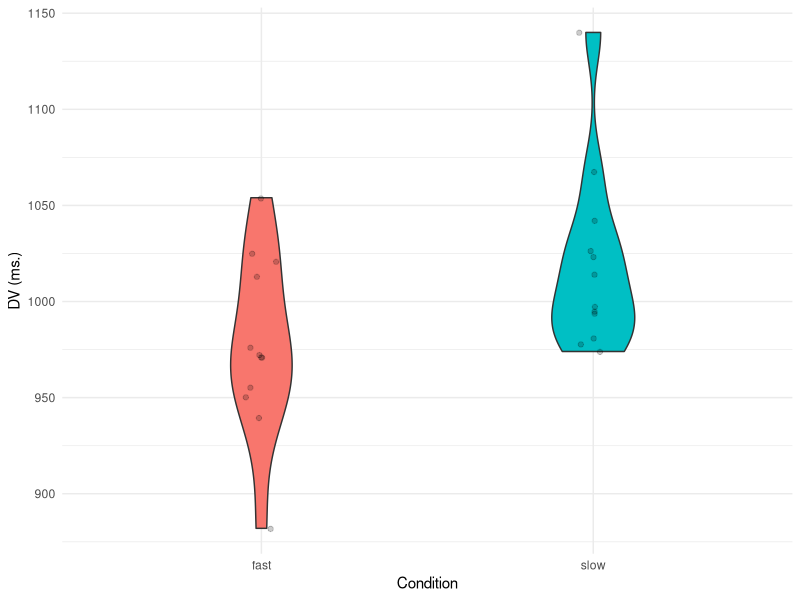
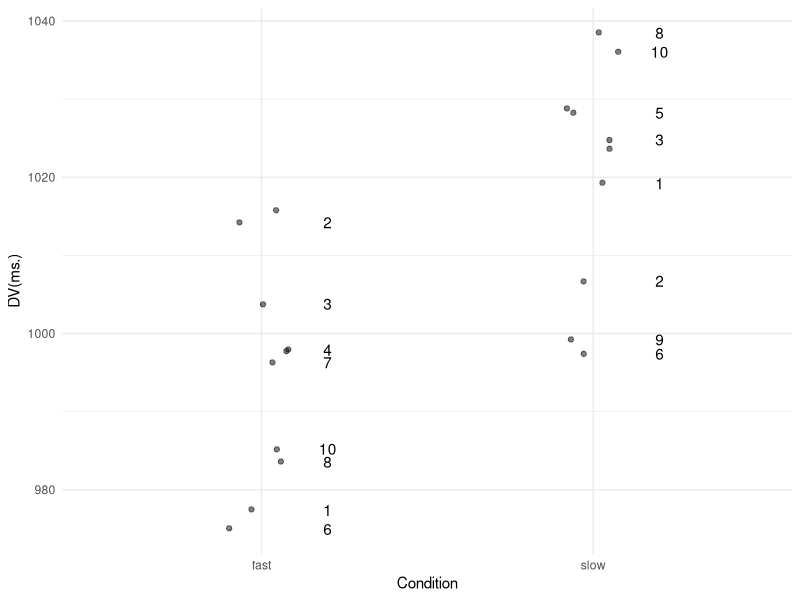
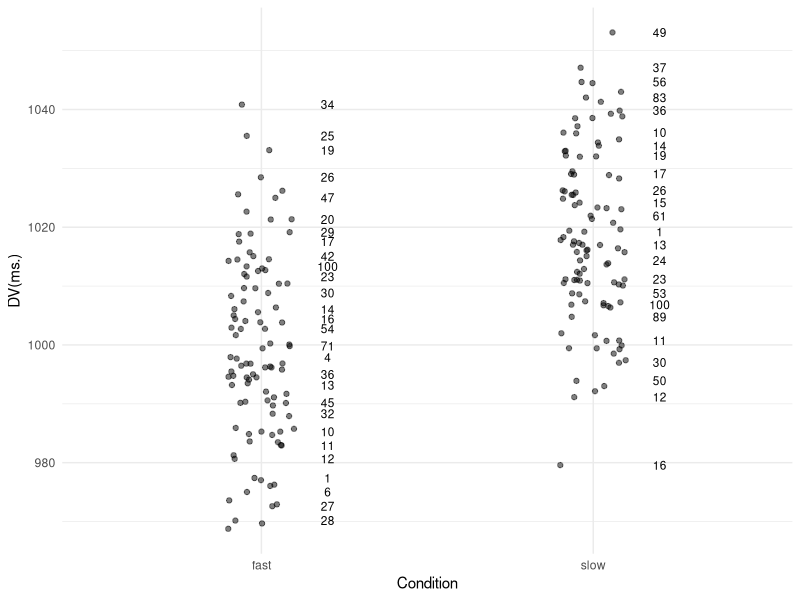

Reproduce these figures in R, in order.
## ---- chunk 1
knitr::opts_chunk$set(echo = TRUE)
## ---- chunk 2
library(tidyverse) 
library(broom) 
## ---- chunk 3
rnorm(5, 0, 1)
rnorm(5, 0, 1)
## ---- chunk 4
set.seed(1234)
rnorm(5, 0, 1)
set.seed(1234)
rnorm(5, 0, 1)
## ---- chunk 5
participant <- seq(1:24)
participant
## ---- chunk 6
condition <- c(rep("fast", times = 12), rep("slow", times = 12))
condition
## ---- chunk 7
set.seed(1234)
dv <- c(rnorm(12, 1000, 50), rnorm(12, 1020, 50))
dv
## ---- chunk 8
my_data <- as_tibble(cbind(participant, condition, dv))
my_data
## ---- chunk 9
my_tidied_data <- my_data %>%
  mutate(condition = factor(condition), dv = as.integer(dv))

my_tidied_data
## ---- chunk 10
ggplot(my_tidied_data, aes(x = condition, y = dv, fill = condition)) +
  geom_violin(width = .25) +
  stat_summary(fun.data = "mean_cl_boot", colour = "black") +
  geom_jitter(alpha = .2, width = .05) +
  guides(fill = FALSE) +
  labs(x = "Condition", y = "DV (ms.)") +
  theme_minimal()
## ---- chunk 11
t.test(filter(my_tidied_data, condition == "fast")$dv, 
       filter(my_tidied_data, condition == "slow")$dv, paired = FALSE)

result <- tidy(t.test(filter(my_tidied_data, condition == "fast")$dv, 
                      filter(my_tidied_data, condition == "slow")$dv, paired = FALSE))
result
## ---- chunk 12
total_samples <- 10
sample_size <- 24
participant <- rep(1:sample_size)
condition <- c(rep("fast", times = sample_size/2),
               rep("slow", times = sample_size/2))
all_data <- NULL

for (i in 1:total_samples) {
  sample <- i
  set.seed(1233 + i)
  dv <- c(rnorm(sample_size/2, 1000, 50), rnorm(sample_size/2, 1020, 50))
  my_data <- as_tibble(cbind(participant, condition, dv, sample))
  all_data <- rbind(my_data, all_data)
}

all_tidied_data <- all_data %>%
  mutate(condition = factor(condition), dv = as.integer(dv))
## ---- chunk 13
all_tidied_data %>%
  group_by(condition, sample) %>%
  summarise(average = mean(dv)) %>%
  ggplot(aes(x = condition, y = average, group = condition,
             label = sample)) +
  geom_jitter(width = .1, alpha = .5) +
  stat_summary(fun.data = "mean_cl_boot", colour = "blue") +
  geom_text(check_overlap = TRUE, nudge_x = .2, nudge_y = 0, colour =
              "black") +
  labs(x = "Condition", y = "DV(ms.)") +
  theme_minimal()
## ---- chunk 14
total_samples <- 100
sample_size <- 24
participant <- rep(1:sample_size)
condition <- c(rep("fast", times = sample_size/2),
               rep("slow", times = sample_size/2))
all_data <- NULL

for (i in 1:total_samples) {
  sample <- i
  set.seed(1233 + i)
  dv <- c(rnorm(sample_size/2, 1000, 50), rnorm(sample_size/2, 1020, 50))
  my_data <- as_tibble(cbind(participant, condition, dv, sample))
  all_data <- rbind(my_data, all_data)
}

all_tidied_data <- all_data %>%
  mutate(condition = factor(condition), dv = as.integer(dv))

all_tidied_data %>%
  group_by(condition, sample) %>%
  summarise(average = mean(dv)) %>%
  ggplot(aes(x = condition, y = average, group = condition,
             label = sample)) +
  geom_jitter(width = .1, alpha = .5) +
  stat_summary(fun.data = "mean_cl_boot", colour = "blue") +
  geom_text(check_overlap = TRUE, nudge_x = .2, nudge_y = 0, colour =
              "black", size = 3) +
  labs(x = "Condition", y = "DV(ms.)") +
  theme_minimal()
## ---- chunk 15
result <- NULL
for (i in 1:total_samples) {
  result <- rbind(tidy(t.test(filter(all_tidied_data, 
                                     condition == "fast" & sample == i)$dv,
                              filter(all_tidied_data, 
                                     condition == "slow" & sample == i)$dv,
                              paired = FALSE)), result)
}

result
## ---- chunk 16
result %>% 
  filter(p.value < .05) %>%
  count()
